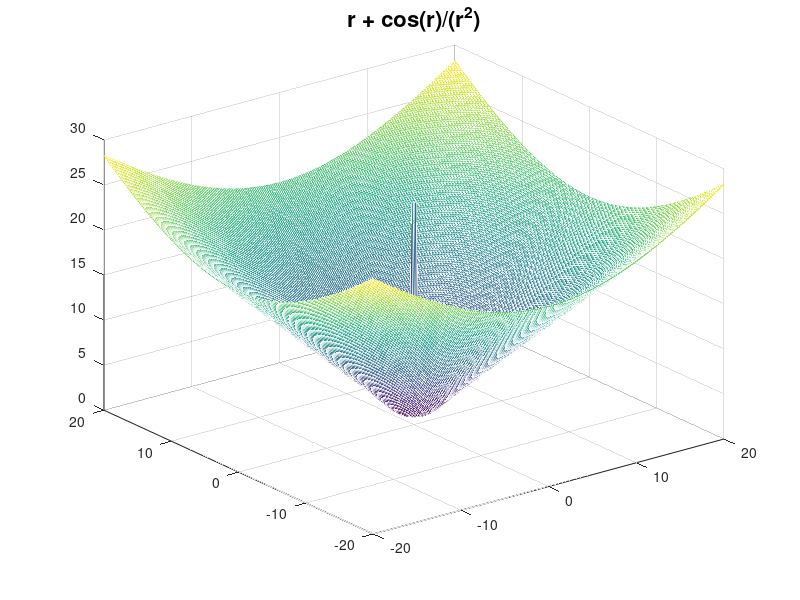

The MATLAB script that drew this image:
x=-20:0.2:20; y=-20:0.2:20; 
[X,Y]=meshgrid(x,y); 
r = (X.^2 + Y.^2).^0.5
Z= r + cos(r)./r.^2
mesh(X,Y,Z)
title('r + cos(r)/(r^2)', 'Fontsize', 16);
